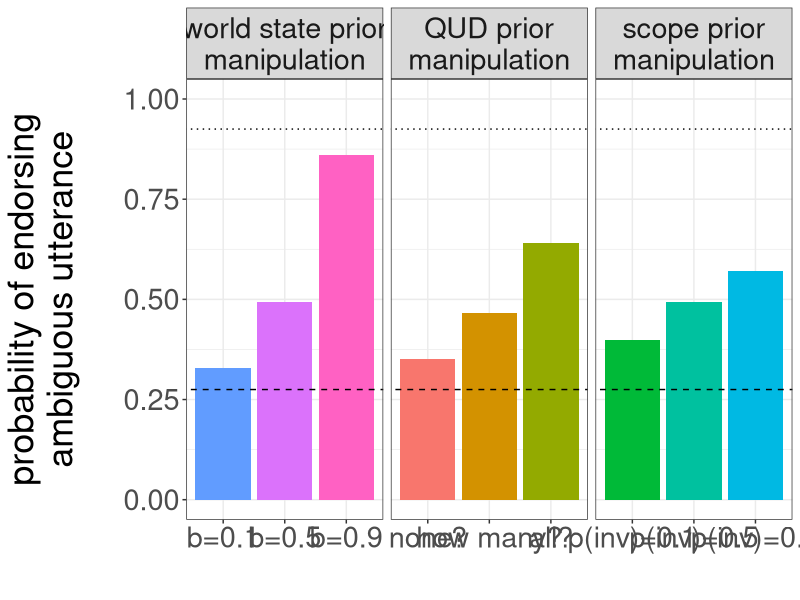
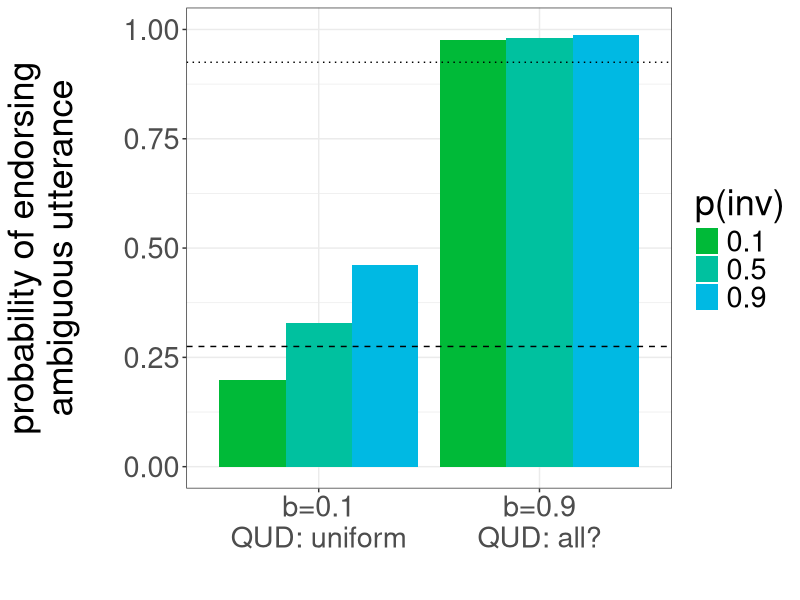
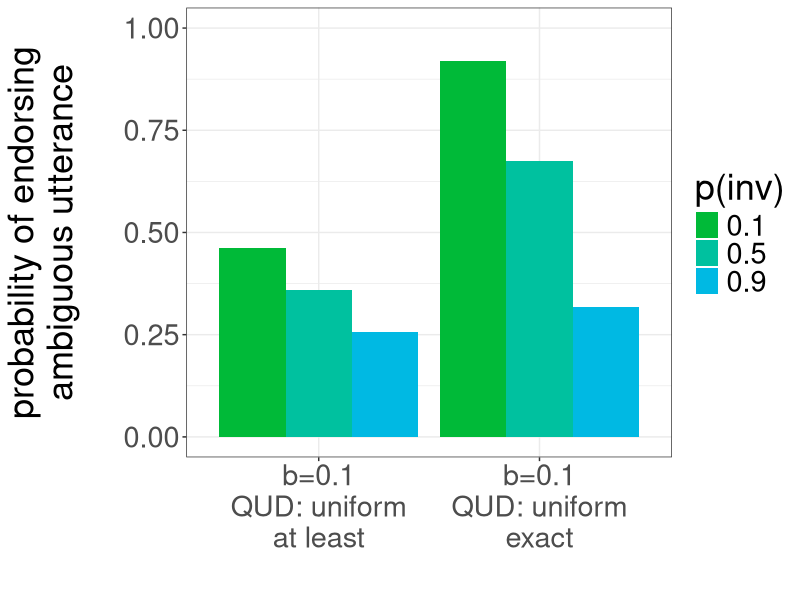

Write R code to recreate these figures, in order. (Note: this script raises an error after producing the figures.)
setwd("~/git/kids-scope/models/plots/")
##setwd("~/Documents/MATLAB/kids-scope/kids-scope/models/Matlab Model/RSA-Code/Data")
library(ggplot2)
library(scales)


# figure 1: independent manipulations

d = read.csv("../results/CMCL-figure1.csv",header=T)
names(d) <- c("n","baserate","QUD","scope","meaning","p","manipulation")

d$manipulation = factor(d$manipulation,labels=c("baserate","QUD","scope"))

d$x = NA

d[d$manipulation=="QUD",]$x = as.character(d[d$manipulation=="QUD",]$QUD)
d[d$manipulation=="scope",]$x = d[d$manipulation=="scope",]$scope
d[d$manipulation=="baserate",]$x = as.character(d[d$manipulation=="baserate",]$baserate)

##Frogs
d$x = factor(d$x,levels=c("none?","many?","all?","0.1","0.5","0.9","b=0.1","b=0.5","b=0.9"))
d$x = factor(d$x,labels=c("none?","how many?","all?","p(inv)=0.1","p(inv)=0.5","p(inv)=0.9","b=0.1","b=0.5","b=0.9"))

d$manipulation = factor(d$manipulation,levels=c("baserate","QUD","scope"))
d$manipulation = factor(d$manipulation,labels=c("world state prior\nmanipulation","QUD prior\nmanipulation","scope prior\nmanipulation"))

p1 <- ggplot(d,aes(x=as.factor(x),y=p,fill=as.factor(x))) +
  geom_bar(stat="identity")+
  ylab("probability of endorsing\nambiguous utterance\n") +
  xlab("\nscope prior")+
  #scale_fill_manual(values=c("red", "blue"))+
  theme(axis.text.x = element_text(size=10,angle=0))+
  scale_y_continuous(limits=c(0,1),oob = rescale_none)+
  geom_abline(intercept = 0.275, slope = 0,linetype=2) +
  geom_abline(intercept = 0.925, slope = 0,linetype="dotted") +
  theme_bw()+
  xlab("")+
  guides(fill=FALSE)+
  theme(text = element_text(size=26))+
  facet_grid(.~manipulation,scales = "free_x")
p1
#ggsave("CMCL-figure1.png",width=15.5,height=4.5)



# figure 2: 1-of-2 contrast manipulation

d2 = read.csv("../results/CMCL-figure2.csv",header=T)
names(d2) <- c("n","baserate","QUD","surface_scope","meaning","p","manipulation")
d2$scope = 1 - d2$surface_scope
# 
# d2$manipulation = factor(d2$manipulation,levels=c("p(inv) = 0.1","p(inv) = 0.5","p(inv) = 0.9","p(inv) = 0.1 b = 0.9"))
# d2$manipulation = factor(d2$manipulation,labels=c("p(inv) = 0.1\nb = 0.1","p(inv) = 0.5\nb = 0.1","p(inv) = 0.9\nb = 0.1","p(inv) = 0.1\nb = 0.9"))
# 
# #d2$scope = factor(d2$scope,labels=c("p(inv) = 0.1","p(inv) = 0.5"))
# 
# p2 <- ggplot(d2,aes(x=as.factor(QUD),y=p,fill=as.factor(QUD))) +
#   geom_bar(stat="identity")+
#   ylab("probability of endorsing\nambiguous utterance\n") +
#   xlab("\nscope prior")+
#   #scale_fill_manual(values=c("red", "blue"))+
#   theme(axis.text.x = element_text(size=10,angle=0))+
#   scale_y_continuous(limits=c(0,1),oob = rescale_none)+
#   geom_abline(intercept = 0.2, slope = 0,linetype=2) +
#   geom_abline(intercept = 0.9, slope = 0,linetype="dotted") +
#   theme_bw()+
#   xlab("")+
#   guides(fill=FALSE)+
#   theme(text = element_text(size=26))+
#   facet_grid(.~manipulation,scales = "free_x")
# p2
# #ggsave("CMCL-figure2a.png",width=14.5,height=4)
# 
# d2b <- d2[(d2$QUD=="uniform" & d2$surface_scope==0.9)|d2$QUD=="all?",]
# d2b$manipulation = factor(d2b$manipulation,labels=c("b=0.1\np(inv)=0.1\nQUD: uniform","b=0.9\np(inv)=0.1\nQUD: all?"))
# 
# p2b <- ggplot(d2b,aes(x=manipulation,y=p,fill=manipulation)) +
#   geom_bar(stat="identity")+
#   ylab("probability of endorsing\nambiguous utterance\n") +
#   #xlab("\nscope prior")+
#   #scale_fill_manual(values=c("red", "blue"))+
#   theme(axis.text.x = element_text(size=10,angle=0))+
#   scale_y_continuous(limits=c(0,1),oob = rescale_none)+
#   geom_abline(intercept = 0.2, slope = 0,linetype=2) +
#   geom_abline(intercept = 0.9, slope = 0,linetype="dotted") +
#   theme_bw()+
#   xlab("")+
#   guides(fill=FALSE)+
#   theme(text = element_text(size=26))#+
#   #facet_grid(.~manipulation,scales = "free_x")
# p2b
# #ggsave("CMCL-figure2b.png",width=6,height=5)

d2c <- d2[d2$QUD=="uniform"|d2$QUD=="all?",]
d2c$manipulation = factor(d2c$manipulation,labels=c("b=0.1\nQUD: uniform","b=0.9\nQUD: all?"))

p2c <- ggplot(d2c,aes(x=manipulation,y=p,fill=as.factor(scope))) +
  geom_bar(stat="identity",position = position_dodge())+
  ylab("probability of endorsing\nambiguous utterance\n") +
  #xlab("\nscope prior")+
  scale_fill_manual(values=c("#00BA38", "#00C19F","#00B9E3"))+
  theme(axis.text.x = element_text(size=10,angle=0))+
  scale_y_continuous(limits=c(0,1),oob = rescale_none)+
  geom_abline(intercept = 0.275, slope = 0,linetype=2) +
  geom_abline(intercept = 0.925, slope = 0,linetype="dotted") +
  theme_bw()+
  labs(fill="p(inv)") +
  xlab("")+
  theme(text = element_text(size=26)) #+
  #facet_grid(.~manipulation,scales = "free_x")
p2c
#ggsave("CMCL-figure2c.png",width=7.5,height=5)




# figure 3: 2-of-4 context


d3 = read.csv("../results/CMCL-figure3.csv",header=T)
names(d3) <- c("n","baserate","QUD","surface_scope","meaning","p","manipulation")
d3$scope = 1 - d3$surface_scope

d3$manipulation = factor(d3$manipulation,labels=c("b=0.1\nQUD: uniform\nat least","b=0.1\nQUD: uniform\nexact"))

p3 <- ggplot(d3,aes(x=manipulation,y=p,fill=as.factor(scope))) +
  geom_bar(stat="identity",position = position_dodge())+
  ylab("probability of endorsing\nambiguous utterance\n") +
  #xlab("\nscope prior")+
  scale_fill_manual(values=c("#00BA38", "#00C19F","#00B9E3"))+
  theme(axis.text.x = element_text(size=10,angle=0))+
  scale_y_continuous(limits=c(0,1),oob = rescale_none)+
  #geom_abline(intercept = 0.2, slope = 0,linetype=2) +
  #geom_abline(intercept = 0.9, slope = 0,linetype="dotted") +
  theme_bw()+
  labs(fill="p(inv)") +
  xlab("")+
  theme(text = element_text(size=26)) #+
#facet_grid(.~manipulation,scales = "free_x")
p3
#ggsave("CMCL-figure3.png",width=7.5,height=5)



##Super Endorsement Graph

# se <- ggplot(e,aes(x=as.factor(x),y=p,fill=as.factor(x))) +
#   geom_bar(stat="identity")+
#   ylab("probability of endorsing\nambiguous utterance\n") +
#   xlab("\nscope prior")+
#   #scale_fill_manual(values=c("red", "blue"))+
#   theme(axis.text.x = element_text(size=10,angle=0))+
#   scale_y_continuous(limits=c(.3,1),oob = rescale_none)+
#   theme_bw()+
#   xlab("\ninverse scope prior")+
#   guides(fill=FALSE)+
# se
e = read.csv('super_endorse9.csv',header=F)
names(e) <- c("state","scope","QUD","p") 

e$scope = factor(e$scope,levels=c("0.1","0.5","0.9"))
e$scope = factor(e$scope,labels=c("0.1","0.5","0.9"))
e$condition = factor(e$condition,levels=c("scope"))
e$condition = factor(e$condition,labels=c("Gang-up effect of Pragmatic factors"))
# A bar graph
se <-ggplot(data=e, aes(x=as.factor(scope), y=p,fill=as.factor(scope))) + 
  geom_bar(stat="identity") +                        # Thinner lines
  scale_fill_manual(values=c("limegreen", "seagreen3","royalblue1"))+      # Set legend title
  xlab("") + ylab("probability of endorsing\nambiguous utterance\n") + # Set axis labels
  scale_y_continuous(limits=c(.2,1),oob = rescale_none)+
  theme_bw()+
  theme(text = element_text(size=26))+
  guides(fill=FALSE)
se
ggsave("super_end.jpeg",width=6,height=4.4)

g = read.csv('world_manip9.csv',header=F)
names(g) <- c("state","scope","QUD","p") 

g$state = factor(g$state,levels=c("4","0","1","2","3"))
g$state = factor(g$state,labels=c("uniform\nstate prior","0 horses","1 horse","2 horses","3 horses"))
# A bar graph
we <-ggplot(data=g, aes(x=as.factor(state), y=p,fill=as.factor(state))) + 
  geom_bar(stat="identity") +                        # Thinner lines
  #scale_fill_manual(values=c("limegreen", "seagreen3","royalblue1"))+      # Set legend title
  xlab("") + ylab("probability of endorsing\nambiguous utterance\n") + # Set axis labels
  scale_y_continuous(limits=c(.2,1),oob = rescale_none)+
  theme_bw()+
  theme(text = element_text(size=32))+
  guides(fill=FALSE)
we

q = read.csv('qud_manip9.csv',header=F)
names(q) <- c("state","scope","QUD","p") 

q$QUD = factor(q$QUD,levels=c("3","0","1","2"))
q$QUD = factor(q$QUD,labels=c("uniform\nQUD prior","did no\nhorses succeed?","how many\nhorses succeeded?","did all\nhorses succeed?"))
# A bar graph
qe <-ggplot(data=q, aes(x=as.factor(QUD), y=p,fill=as.factor(QUD))) + 
  geom_bar(stat="identity") +                        # Thinner lines
  #scale_fill_manual(values=c("limegreen", "seagreen3","royalblue1"))+      # Set legend title
  xlab("") + 
  ylab("probability of endorsing\nambiguous utterance\n") + # Set axis labels
  scale_y_continuous(limits=c(.2,1),oob = rescale_none)+
  theme_bw()+
  theme(text = element_text(size=32))+
  guides(fill=FALSE)
qe

s = read.csv('scope_manip.csv',header=F)
names(s) <- c("state","scope","QUD","p") 

s$scope = factor(s$scope,levels=c("0.1","0.3","0.5","0.7","0.9"))
s$scope = factor(s$scope,labels=c("0.1","0.3","0.5","0.7","0.9"))
# A bar graph
ss <-ggplot(data=s, aes(x=as.factor(scope), y=p,fill=as.factor(scope))) + 
  geom_bar(stat="identity") +                        # Thinner lines
  #scale_fill_manual(values=c("limegreen", "seagreen3","royalblue1"))+      # Set legend title
  xlab("inverse scope prior") + ylab("probability of endorsing\nambiguous utterance\n") + # Set axis labels
  scale_y_continuous(limits=c(.2,1),oob = rescale_none)+
  theme_bw()+
  theme(text = element_text(size=32))+
  guides(fill=FALSE)
ss
#ggsave("super_endorse.jpg",width=3,height=3)fill="seagreen3", colour="seagreen3"


